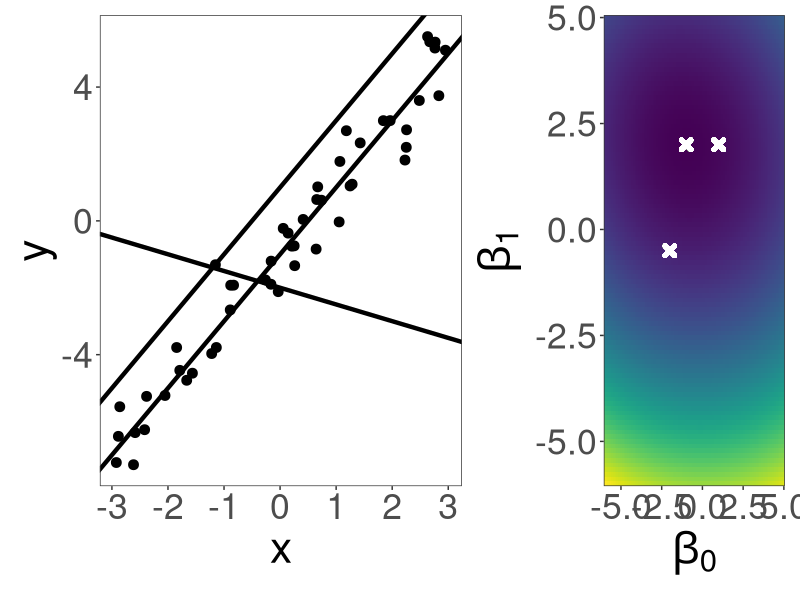
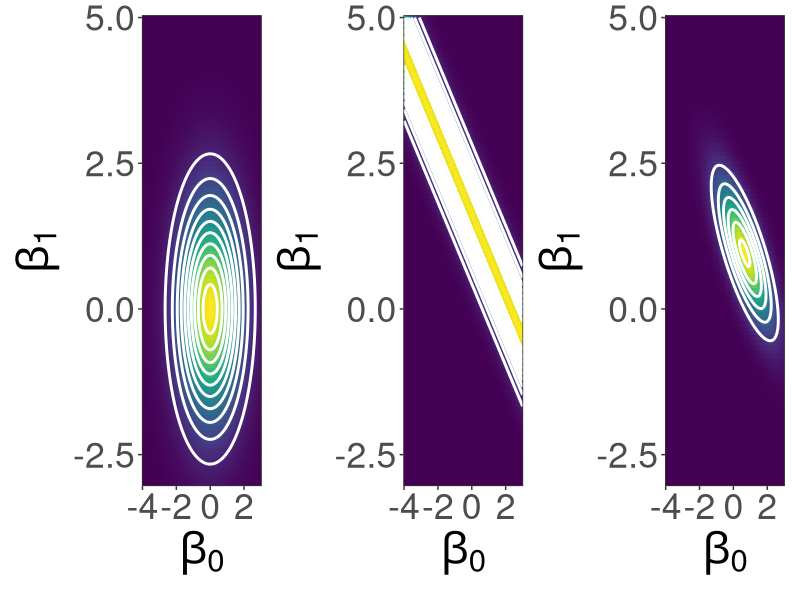
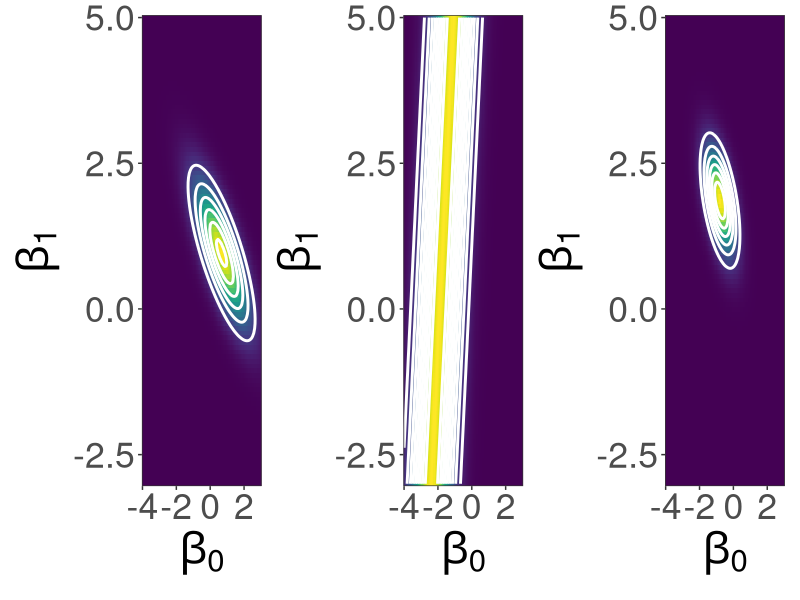
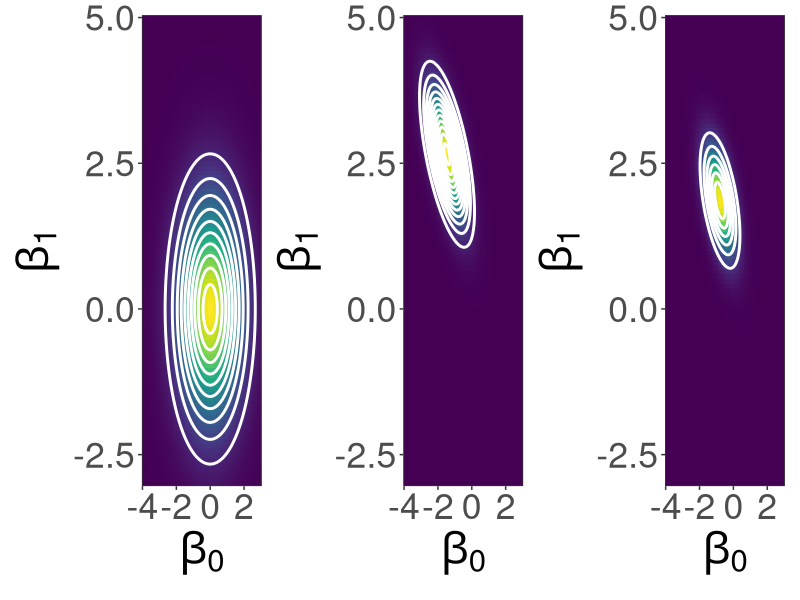
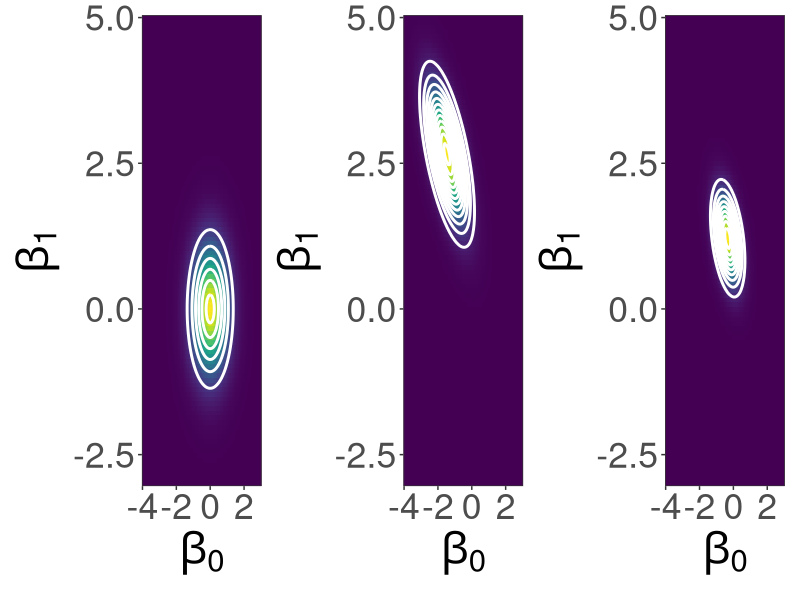
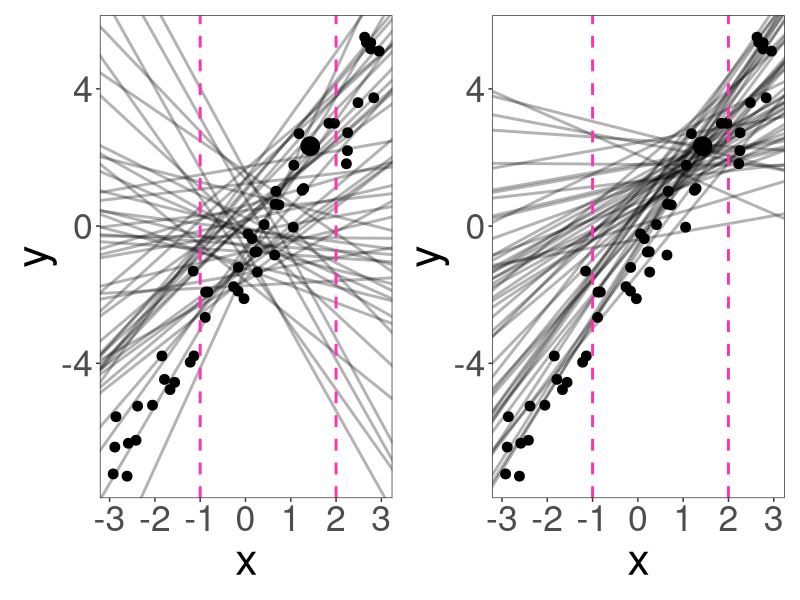
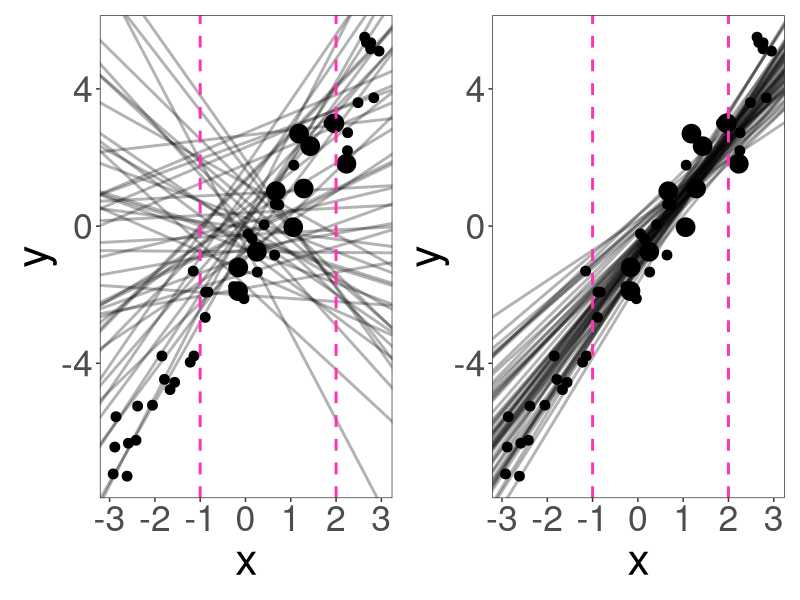
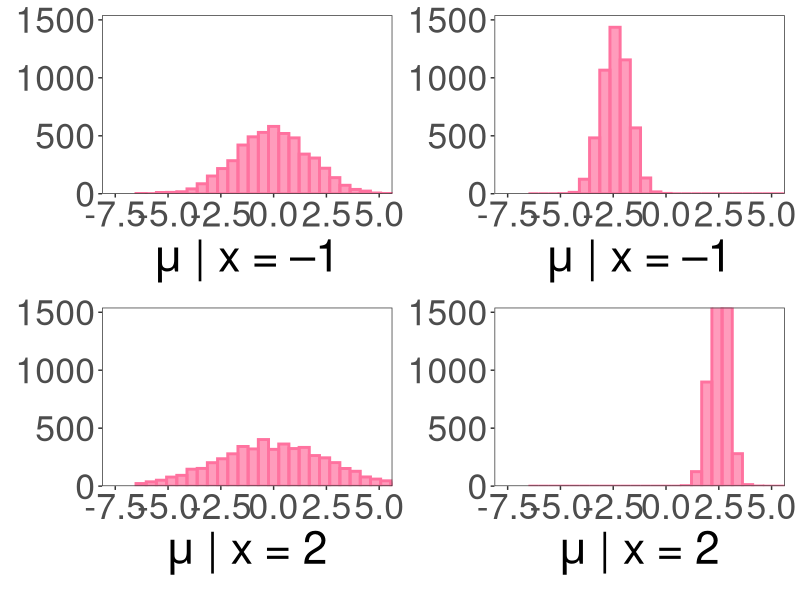

These charts were generated, in order, by the following R code:
## ---- chunk 1
#| echo: false
#| include: false

library(dplyr)
library(tidyr)
library(ggplot2)
library(patchwork)

theme_set(theme_bw() +
          theme(legend.position = "none",
                panel.grid = element_blank(),
                #strip.background = element_rect(fill="#ade658"),
                text = element_text(size=32)))

calc_likelihood <- function(data, w0, w1, sd){
  lik_i <- dnorm(data$y, w0+w1*data$x, sd)
  return(prod(lik_i))
}

calc_squared_error <- function(data, w0, w1){
  e_i <- (data$y - (w0+w1*data$x))^2
  return(sum(e_i))
}

set.seed(610)

w0 <- -1
w1 <- 2
sd <- 0.8

data <- tibble(x = runif(50, -3, 3),
       y = rnorm(50, mean = w0 + w1*x, sd = 0.8))
## ---- chunk 2
#| warning: false
#| echo: false
#| fig-width: 20
#| fig-height: 10
#| fig-align: center

datos <-
ggplot(data) +
  geom_point(aes(x=x, y=y), size = 3) +
  geom_abline(slope = 2, intercept = 1, size = 1.5) + # slope es w1, intercept es w0
  geom_abline(slope = -0.5, intercept = -2, size = 1.5) +
  geom_abline(slope = 2, intercept = -1, size = 1.5)

parameters <-
  expand.grid(w0 = seq(w0-5,w0+6,length.out = 100),
              w1 = seq(w1-8,w1+3,length.out = 100))

dv <- 
data %>% 
  tidyr::crossing(parameters) %>% 
  nest(data = c(x,y)) %>%
  mutate(error = purrr::pmap_dbl(list(data = data, w0 = w0, w1 = w1),
                                      calc_squared_error)) %>%
  select(-data)

lsq <-
ggplot(dv) +
  geom_raster(aes(x=w0, y=w1, fill=error)) +
  scale_x_continuous(expand = c(0,0)) +
  scale_y_continuous(expand = c(0,0)) +
  viridis::scale_fill_viridis() +
  geom_point(x = 1, y = 2, shape = 4, stroke = 2.5, col = "white") + # x es w0, y es w1
  geom_point(x = -2, y = -0.5, shape = 4, stroke = 2.5, col = "white") +
  geom_point(x = -1, y = 2, shape = 4, stroke = 2.5, col = "white") +
  xlab(expression(beta[0])) +
  ylab(expression(beta[1]))

datos + lsq + plot_layout(design = "AAB")
## ---- chunk 3
#| warning: false
#| echo: false
#| fig-width: 22
#| fig-height: 10
#| fig-align: center

parameters <-
  expand.grid(w0 = seq(w0-3,w0+4,length.out = 100),
              w1 = seq(w1-5,w1+3,length.out = 100)) |>
  mutate(prior = purrr::map2_dbl(w0, w1, ~mvtnorm::dmvnorm(x = c(.x,.y), 
                                                           mean = c(0,0), 
                                                           sigma = diag(1,2)*1.5)))

dv1 <-
data %>% 
  slice(1:1) %>% 
  tidyr::crossing(parameters) %>% 
  nest(data = c(x,y)) %>%
  mutate(likelihood = purrr::pmap_dbl(list(data = data, w0 = w0, w1 = w1, sd = 0.8),
                         calc_likelihood)) %>%
  mutate(posterior = likelihood*prior) %>%
  select(-data)

post1 <- dv1$posterior

prior <- 
  ggplot(data = dv1,
       aes(x=w0, y=w1, fill=prior)) +
  geom_raster() +
  scale_x_continuous(expand = c(0,0)) +
  scale_y_continuous(expand = c(0,0)) + 
  stat_contour(aes(x = w0, y = w1, z = prior), col = "white", size = 1) +
  viridis::scale_fill_viridis() +
  xlab(expression(beta[0])) +
  ylab(expression(beta[1]))

likelihood <- 
  ggplot(data = dv1,
         aes(x=w0, y=w1, fill=likelihood)) +
  geom_raster() +
  scale_x_continuous(expand = c(0,0)) +
  scale_y_continuous(expand = c(0,0)) +
  stat_contour(aes(x = w0, y = w1, z = likelihood), col = "white", size = 1) +
  viridis::scale_fill_viridis() +
  xlab(expression(beta[0])) +
  ylab(expression(beta[1]))

posterior <- 
  ggplot(data = dv1,
         aes(x=w0, y=w1, fill=posterior)) +
  geom_raster() +
  scale_x_continuous(expand = c(0,0)) +
  scale_y_continuous(expand = c(0,0)) +
  stat_contour(aes(x = w0, y = w1, z = posterior), col = "white", size = 1) +
  viridis::scale_fill_viridis() +
  xlab(expression(beta[0])) +
  ylab(expression(beta[1]))

prior + likelihood + posterior 
## ---- chunk 4
#| warning: false
#| echo: false
#| fig-width: 22
#| fig-height: 10
#| fig-align: center

dv1 <-
  data %>% 
  slice(4:4) %>% 
  tidyr::crossing(parameters) %>% 
  nest(data = c(x,y)) %>%
  mutate(likelihood = purrr::pmap_dbl(list(data = data, w0 = w0, w1 = w1, sd = 0.8),
                                      calc_likelihood)) %>%
  mutate(posterior = likelihood*post1) %>%
  select(-data)

likelihood2 <- 
  ggplot(data = dv1,
         aes(x=w0, y=w1, fill=likelihood)) +
  geom_raster() +
  scale_x_continuous(expand = c(0,0)) +
  scale_y_continuous(expand = c(0,0)) +
  stat_contour(aes(x = w0, y = w1, z = likelihood), col = "white", size = 1) +
  viridis::scale_fill_viridis() +
  xlab(expression(beta[0])) +
  ylab(expression(beta[1]))

posterior2 <- 
  ggplot(data = dv1,
         aes(x=w0, y=w1, fill=posterior)) +
  geom_raster() +
  scale_x_continuous(expand = c(0,0)) +
  scale_y_continuous(expand = c(0,0)) +
  stat_contour(aes(x = w0, y = w1, z = posterior), col = "white", size = 1) +
  viridis::scale_fill_viridis() +
  xlab(expression(beta[0])) +
  ylab(expression(beta[1]))

posterior + likelihood2 + posterior2
## ---- chunk 5
#| warning: false
#| echo: false
#| fig-width: 22
#| fig-height: 10
#| fig-align: center

dv1 <-
  data %>% 
  slice(c(1,4)) %>% 
  tidyr::crossing(parameters) %>% 
  nest(data = c(x,y)) %>%
  mutate(likelihood = purrr::pmap_dbl(list(data = data, w0 = w0, w1 = w1, sd = 0.8),
                                      calc_likelihood)) %>%
  mutate(posterior = likelihood*prior) %>%
  select(-data)

prior1 <- 
  ggplot(data = dv1,
         aes(x=w0, y=w1, fill=prior)) +
  geom_raster() +
  scale_x_continuous(expand = c(0,0)) +
  scale_y_continuous(expand = c(0,0)) + 
  stat_contour(aes(x = w0, y = w1, z = prior), col = "white", size = 1) +
  viridis::scale_fill_viridis() +
  xlab(expression(beta[0])) +
  ylab(expression(beta[1]))

likelihood <- 
  ggplot(data = dv1,
         aes(x=w0, y=w1, fill=likelihood)) +
  geom_raster() +
  scale_x_continuous(expand = c(0,0)) +
  scale_y_continuous(expand = c(0,0)) +
  stat_contour(aes(x = w0, y = w1, z = likelihood), col = "white", size = 1) +
  viridis::scale_fill_viridis() +
  xlab(expression(beta[0])) +
  ylab(expression(beta[1]))

posterior3 <- 
  ggplot(data = dv1,
         aes(x=w0, y=w1, fill=posterior)) +
  geom_raster() +
  scale_x_continuous(expand = c(0,0)) +
  scale_y_continuous(expand = c(0,0)) +
  stat_contour(aes(x = w0, y = w1, z = posterior), col = "white", size = 1) +
  viridis::scale_fill_viridis()  +
  xlab(expression(beta[0])) +
  ylab(expression(beta[1]))

prior1 + likelihood + posterior3
## ---- chunk 6
#| warning: false
#| echo: false
#| fig-width: 22
#| fig-height: 10
#| fig-align: center

parameters <-
  expand.grid(w0 = seq(w0-3,w0+4,length.out = 100),
              w1 = seq(w1-5,w1+3,length.out = 100)) |>
  mutate(prior = purrr::map2_dbl(w0, w1, ~mvtnorm::dmvnorm(x = c(.x,.y), 
                                                           mean = c(0,0), 
                                                           sigma = diag(1,2)*0.5)))

dv1 <-
  data %>% 
  slice(c(1,4)) %>% 
  tidyr::crossing(parameters) %>% 
  nest(data = c(x,y)) %>%
  mutate(likelihood = purrr::pmap_dbl(list(data = data, w0 = w0, w1 = w1, sd = 0.8),
                                      calc_likelihood)) %>%
  mutate(posterior = likelihood*prior) %>%
  select(-data)

prior <- 
  ggplot(data = dv1,
         aes(x=w0, y=w1, fill=prior)) +
  geom_raster() +
  scale_x_continuous(expand = c(0,0)) +
  scale_y_continuous(expand = c(0,0)) + 
  stat_contour(aes(x = w0, y = w1, z = prior), col = "white", size = 1) +
  viridis::scale_fill_viridis() +
  xlab(expression(beta[0])) +
  ylab(expression(beta[1]))

likelihood <- 
  ggplot(data = dv1,
         aes(x=w0, y=w1, fill=likelihood)) +
  geom_raster() +
  scale_x_continuous(expand = c(0,0)) +
  scale_y_continuous(expand = c(0,0)) +
  stat_contour(aes(x = w0, y = w1, z = likelihood), col = "white", size = 1) +
  viridis::scale_fill_viridis() +
  xlab(expression(beta[0])) +
  ylab(expression(beta[1]))

posterior4 <- 
  ggplot(data = dv1,
         aes(x=w0, y=w1, fill=posterior)) +
  geom_raster() +
  scale_x_continuous(expand = c(0,0)) +
  scale_y_continuous(expand = c(0,0)) +
  stat_contour(aes(x = w0, y = w1, z = posterior), col = "white", size = 1) +
  viridis::scale_fill_viridis()  +
  xlab(expression(beta[0])) +
  ylab(expression(beta[1]))

prior + likelihood + posterior4 
## ---- chunk 7
#| warning: false
#| echo: false
#| fig-width: 20
#| fig-height: 10
#| fig-align: center

parameters <-
  expand.grid(w0 = seq(w0-3,w0+4,length.out = 100),
              w1 = seq(w1-5,w1+3,length.out = 100)) |>
  mutate(prior = purrr::map2_dbl(w0, w1, ~mvtnorm::dmvnorm(x = c(.x,.y), 
                                                           mean = c(0,0), 
                                                           sigma = diag(1,2)*1.5)))

dv1 <-
  data %>% 
  slice(1) %>% 
  tidyr::crossing(parameters) %>% 
  nest(data = c(x,y)) %>%
  mutate(likelihood = purrr::pmap_dbl(list(data = data, w0 = w0, w1 = w1, sd = 0.8),
                                      calc_likelihood)) %>%
  mutate(posterior = likelihood*prior) %>%
  select(-data)

rectas_prior <- 
  ggplot(data) +
  geom_point(aes(x=x, y=y), size = 3) +
  geom_point(data = data %>% slice(1), aes(x=x, y=y), size=6) +
  geom_abline(data = parameters %>%
  slice_sample(n = 50, weight_by = prior), mapping = aes(slope=w1, intercept=w0), alpha = 0.3, size = 1) +
  geom_vline(xintercept = c(-1,2), linetype = "dashed", col = "maroon1", size = 1)

rectas_posterior <-
  ggplot(data) +
  geom_point(aes(x=x, y=y), size = 3) +
  geom_point(data = data %>% slice(1), aes(x=x, y=y), size=6) +
  geom_abline(data = dv1 %>%
  slice_sample(n = 50, weight_by = posterior), mapping = aes(slope=w1, intercept=w0), alpha = 0.3, size = 1) +
  geom_vline(xintercept = c(-1,2), linetype = "dashed", col = "maroon1", size = 1)

rectas_prior + rectas_posterior
## ---- chunk 8
#| warning: false
#| echo: false
#| fig-width: 20
#| fig-height: 10
#| fig-align: center

parameters <-
  expand.grid(w0 = seq(w0-3,w0+4,length.out = 100),
              w1 = seq(w1-5,w1+3,length.out = 100)) |>
  mutate(prior = purrr::map2_dbl(w0, w1, ~mvtnorm::dmvnorm(x = c(.x,.y), 
                                                           mean = c(0,0), 
                                                           sigma = diag(1,2)*1.5)))

dv1 <-
  data %>% 
  slice(1:10) %>% 
  tidyr::crossing(parameters) %>% 
  nest(data = c(x,y)) %>%
  mutate(likelihood = purrr::pmap_dbl(list(data = data, w0 = w0, w1 = w1, sd = 0.8),
                                      calc_likelihood)) %>%
  mutate(posterior = likelihood*prior) %>%
  select(-data)

rectas_prior <- 
  ggplot(data) +
  geom_point(aes(x=x, y=y), size = 3) +
  geom_point(data = data %>% slice(1:10), aes(x=x, y=y), size=6) +
  geom_abline(data = parameters %>%
  slice_sample(n = 50, weight_by = prior), mapping = aes(slope=w1, intercept=w0), alpha = 0.3, size = 1) +
  geom_vline(xintercept = c(-1,2), linetype = "dashed", col = "maroon1", size = 1)

rectas_posterior <-
  ggplot(data) +
  geom_point(aes(x=x, y=y), size = 3) +
  geom_point(data = data %>% slice(1:10), aes(x=x, y=y), size=6) +
  geom_abline(data = dv1 %>%
  slice_sample(n = 50, weight_by = posterior), mapping = aes(slope=w1, intercept=w0), alpha = 0.3, size = 1) +
  geom_vline(xintercept = c(-1,2), linetype = "dashed", col = "maroon1", size = 1)

rectas_prior + rectas_posterior
## ---- chunk 9
#| warning: false
#| echo: false
#| fig-width: 20
#| fig-height: 10
#| fig-align: center

x1 <- -1
x2 <- 2

p1 <-
parameters %>%
  slice_sample(n = 5000, weight_by = prior, replace = T) %>%
  mutate(mu_i = w0 + w1*x1) %>%
  ggplot(aes(x=mu_i)) +
  geom_histogram(fill="#FF729F",col="#FF729F", alpha = 0.7, size = 1) +
  scale_y_continuous(expand = c(0,0,0.1,0)) +
  theme(axis.title.y = element_blank()) +
  xlab(expression(mu*" | x = –1")) +
  xlim(c(-7,7)) +
  coord_cartesian(xlim = c(-7.5,5), ylim = c(0,1400))

p2 <-
parameters %>%
  slice_sample(n = 5000, weight_by = prior, replace = T) %>%
  mutate(mu_i = w0 + w1*x2) %>%
  ggplot(aes(x=mu_i)) +
  geom_histogram(fill="#FF729F",col="#FF729F", alpha = 0.7, size = 1) +
  scale_y_continuous(expand = c(0,0,0.1,0)) +
  theme(axis.title.y = element_blank()) +
  xlab(expression(mu*" | x = 2")) +
  xlim(c(-7,7)) +
  coord_cartesian(xlim = c(-7.5,5), ylim = c(0,1400))

p3 <-
dv1 %>%
  slice_sample(n = 5000, weight_by = posterior, replace = T) %>%
  mutate(mu_i = w0 + w1*x1) %>%
  ggplot(aes(x=mu_i)) +
  geom_histogram(fill="#FF729F",col="#FF729F", alpha = 0.7, size = 1) +
  scale_y_continuous(expand = c(0,0,0.1,0)) +
  theme(axis.title.y = element_blank()) +
  xlab(expression(mu*" | x = –1")) +
  xlim(c(-7,7)) +
  coord_cartesian(xlim = c(-7.5,5), ylim = c(0,1400))

p4 <-
dv1 %>%
  slice_sample(n = 5000, weight_by = posterior, replace = T) %>%
  mutate(mu_i = w0 + w1*x2) %>%
  ggplot(aes(x=mu_i)) +
  geom_histogram(fill="#FF729F",col="#FF729F", alpha = 0.7, size = 1) +
  scale_y_continuous(expand = c(0,0,0.1,0)) +
  theme(axis.title.y = element_blank()) +
  xlab(expression(mu*" | x = 2")) +
  xlim(c(-7,7)) +
  coord_cartesian(xlim = c(-7.5,5), ylim = c(0,1400))

(p1 + p3) /
  (p2 + p4)

## ---- chunk 10
#| warning: false
#| echo: false
#| fig-width: 20
#| fig-height: 10
#| fig-align: center

x1 <- -1
x2 <- 2

p3 <-
dv1 %>%
  slice_sample(n = 5000, weight_by = posterior, replace = T) %>%
  mutate(y_i = rnorm(5000, w0 + w1*x1, sd)) %>%
  ggplot(aes(x=y_i)) +
  geom_histogram(fill="#FFC099", col="#FFA770", size = 1) +
  scale_y_continuous(expand = c(0,0,0.1,0)) +
  theme(axis.title.y = element_blank()) +
  xlab(expression(tilde(y)*" | x = –1")) +
  xlim(c(-7,7)) +
  coord_cartesian(xlim = c(-7.5,5), ylim = c(0,1000))

p4 <-
dv1 %>%
  slice_sample(n = 5000, weight_by = posterior, replace = T) %>%
  mutate(y_i = rnorm(5000, w0 + w1*x2, sd)) %>%
  ggplot(aes(x=y_i)) +
  geom_histogram(fill="#FFC099", col="#FFA770", size = 1) +
  scale_y_continuous(expand = c(0,0,0.1,0)) +
  theme(axis.title.y = element_blank()) +
  xlab(expression(tilde(y)*" | x = 2")) +
  xlim(c(-7,7)) +
  coord_cartesian(xlim = c(-7.5,5)) +
  coord_cartesian(xlim = c(-7.5,5), ylim = c(0,1000))

(p3 + p4)

